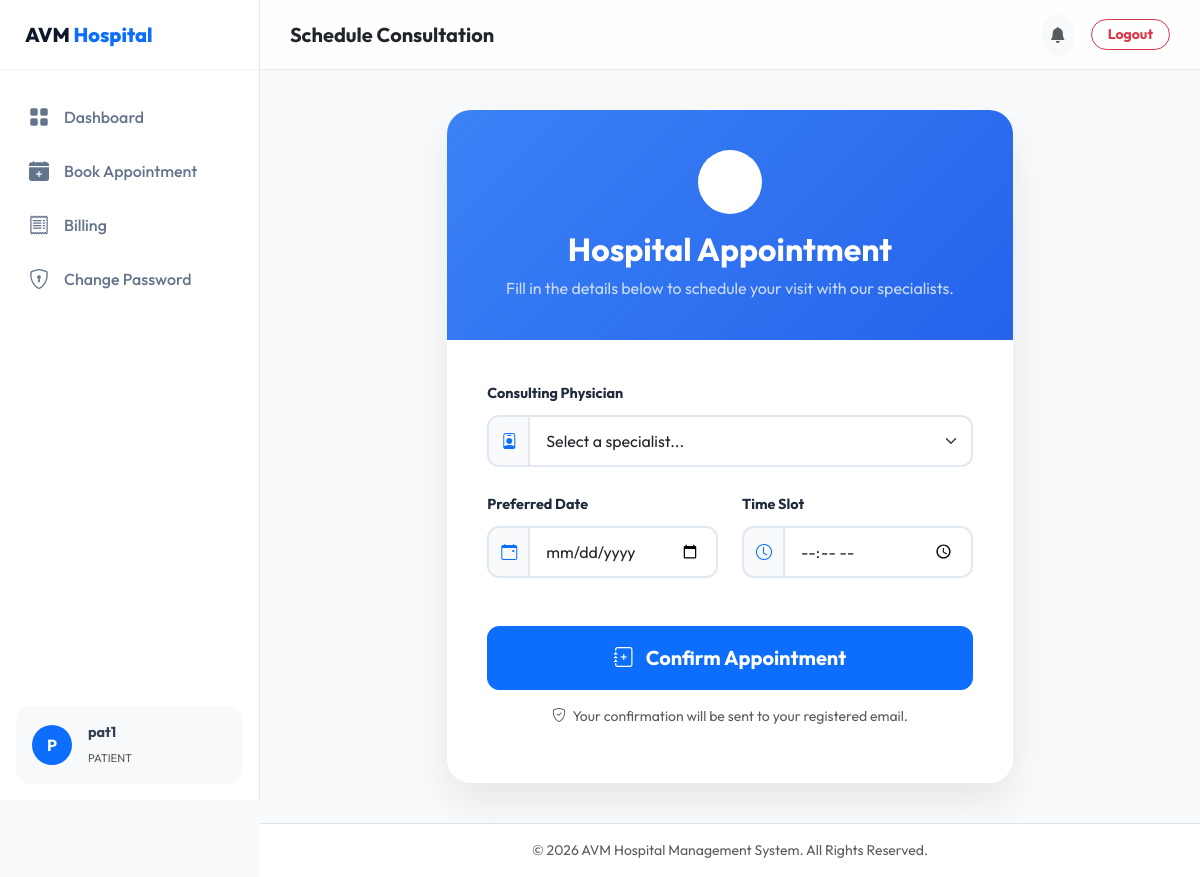
The app's page /appointment/book/ (signed in) with its own data.
### hospital/models.py (models this page shows, shortened)
class CustomUser(AbstractUser):
    ROLE_CHOICES = (
        ('doctor', 'Doctor'),
        ('patient', 'Patient'),
        ('pharmacist', 'Pharmacist'),
        ('lab_tech', 'Lab Technician'),
    )
    role = models.CharField(max_length=15, choices=ROLE_CHOICES, default='patient')
    phone_number = models.CharField(max_length=15, blank=True, null=True)
    full_name = models.CharField(max_length=255, blank=True, null=True)
    address = models.TextField(blank=True, null=True)

### hospital/views.py (the view, shortened to what this page needs)
# urls.py: path('appointment/book/', views.book_appointment, name='book_appointment'),
@login_required
def book_appointment(request):
    if request.user.role != 'patient':
        return redirect('dashboard')
    error = None
    success_msg = None
    doctors = MCP_Core.get_doctors(request.user)
    context = {
        'doctors': doctors,
        'error': error,
        'success_msg': success_msg
    }
    return render(request, 'book_appointment.html', context)

### hospital/mcp_core.py (called while the page is built)
    @staticmethod
    def _check_permission(user: CustomUser, required_role: str):
        if not user.is_authenticated:
            raise PermissionDenied("Authentication required.")
        if user.is_superuser:
            return True
        if required_role == 'doctor' and user.role not in ['doctor', 'pharmacist', 'lab_tech']:
            raise PermissionDenied("Clinical/Staff privileges required.")
        return True

    @classmethod
    def get_doctors(cls, user: CustomUser):
        cls._check_permission(user, 'patient')
        return Doctor.objects.filter(is_available=True).select_related('user', 'department')

### hospital/templates/book_appointment.html (shortened to what this page needs)
{% extends 'base.html' %}
{% block page_title %}Schedule Consultation{% endblock %}
{% block content %}
<div class="row justify-content-center">
    <div class="col-lg-10 col-xl-8">
        <div class="booking-card">
            <div class="booking-header">
                <div class="rounded-circle bg-white bg-opacity-20 d-inline-flex align-items-center justify-content-center mb-3"
                    style="width: 64px; height: 64px;">
                    <i class="bi bi-calendar-heart fs-2"></i>
                </div>
                <h2 class="fw-bold mb-2">Hospital Appointment</h2>
                <p class="mb-0 opacity-75">Fill in the details below to schedule your visit with our specialists.</p>
            </div>
            <div class="booking-body">
                {% if success_msg %}
                <div class="text-center py-4">
                    <div class="rounded-circle bg-success-subtle text-success d-inline-flex align-items-center justify-content-center mb-4"
                        style="width: 80px; height: 80px;">
                        <i class="bi bi-check-lg fs-1"></i>
                    </div>
                    <h3 class="fw-bold text-dark mb-3">Booking Confirmed!</h3>
                    <p class="text-muted mb-4">{{ success_msg }}</p>
                    <div class="d-grid gap-2">
                        <a href="{% url 'patient_dashboard' %}" class="btn btn-primary btn-premium py-3">
                            <i class="bi bi-speedometer2 me-2"></i> Return to Dashboard
                        </a>
                        <a href="{% url 'book_appointment' %}" class="btn btn-light btn-premium py-3">Schedule
                            Another</a>
                    </div>
                </div>
                {% else %}
                <form method="post" class="needs-validation">
                    <div class="row g-4">
                        <div class="col-12">
                            <label for="doctor" class="form-label">Consulting Physician</label>
                            <div class="input-group">
                                <span class="input-group-text"><i class="bi bi-person-badge text-primary"></i></span>
                                <select name="doctor" id="doctor" class="form-select" required>
                                    <option value="" disabled selected>Select a specialist...</option>
                                </select>
                            </div>
                        </div>
                        <div class="col-md-6">
                            <label for="date" class="form-label">Preferred Date</label>
                            <div class="input-group">
                                <span class="input-group-text"><i class="bi bi-calendar-event text-primary"></i></span>
                                <input type="date" name="date" id="date" class="form-control" required
                                    min="{{ current_date }}">
                            </div>
                        </div>
                        <div class="col-md-6">
                            <label for="time" class="form-label">Time Slot</label>
                            <div class="input-group">
                                <span class="input-group-text"><i class="bi bi-clock text-primary"></i></span>
                                <input type="time" name="time" id="time" class="form-control" required>
                            </div>
                        </div>
                        <div class="col-12 mt-5">
                            <button type="submit" class="btn btn-primary btn-premium w-100 py-3 fs-5 fw-bold">
                                <i class="bi bi-journal-plus me-2"></i> Confirm Appointment
                            </button>
                            <p class="text-center text-muted small mt-3">
                                <i class="bi bi-shield-check me-1"></i> Your confirmation will be sent to your
                                registered email.
                            </p>
                        </div>
                    </div>
                </form>
                {% endif %}
            </div>
        </div>
    </div>
</div>
{% endblock %}

### hospital/templates/base.html (shortened to what this page needs)
{% load static %}
<!DOCTYPE html>
<html lang="en">
<head>
    <link href="https://cdn.jsdelivr.net/npm/bootstrap@5.3.0/dist/css/bootstrap.min.css" rel="stylesheet">
    <link rel="stylesheet" href="https://cdn.jsdelivr.net/npm/bootstrap-icons@1.10.5/font/bootstrap-icons.css">
</head>
<body>
    <aside class="sidebar" id="sidebar">
        <div class="sidebar-header">
            <a href="{% url 'home' %}" class="sidebar-brand">AVM <span>Hospital</span></a>
        </div>
        <div class="sidebar-nav">
            <a href="{% url 'dashboard' %}"
                class="nav-link-custom {% if request.resolver_match.url_name == 'dashboard' %}active{% endif %}">
                <i class="bi bi-grid-fill"></i> Dashboard
            </a>
            {% if request.user.role == 'doctor' %}
            <a href="{% url 'all_doctor_appointments' %}"
                class="nav-link-custom {% if request.resolver_match.url_name == 'all_doctor_appointments' %}active{% endif %}">
                <i class="bi bi-calendar-event"></i> Appt. History
            </a>
            <a href="{% url 'ward_status' %}" class="nav-link-custom">
                <i class="bi bi-door-open-fill"></i> Ward Status
            </a>
            {% elif request.user.role == 'patient' %}
            <a href="{% url 'book_appointment' %}" class="nav-link-custom">
                <i class="bi bi-calendar-plus-fill"></i> Book Appointment
            </a>
            <a href="{% url 'view_bills' %}" class="nav-link-custom">
                <i class="bi bi-receipt"></i> Billing
            </a>
            {% elif request.user.role == 'lab_tech' %}
            <a href="{% url 'lab_dashboard' %}" class="nav-link-custom">
                <i class="bi bi-microscope-fill"></i> Lab Tasks
            </a>
            {% endif %}
            <a href="{% url 'password_change' %}"
                class="nav-link-custom {% if request.resolver_match.url_name == 'password_change' %}active{% endif %}">
                <i class="bi bi-shield-lock"></i> Change Password
            </a>
        </div>
        <div class="p-3">
            <div class="bg-light p-3 rounded-4 d-flex align-items-center">
                <div class="flex-shrink-0">
                    <div class="rounded-circle bg-primary text-white d-flex align-items-center justify-content-center"
                        style="width: 40px; height: 40px;">
                        <span class="fw-bold">{{ request.user.username|make_list|first|upper }}</span>
                    </div>
                </div>
                <div class="flex-grow-1 ms-3 overflow-hidden">
                    <p class="mb-0 fw-bold text-truncate" style="font-size: 0.9rem;">
                        {{ request.user.full_name|default:request.user.username }}</p>
                    <small class="text-muted text-uppercase" style="font-size: 0.7rem;">
                        {{ request.user.get_role_display|default:request.user.role }}</small>
                </div>
            </div>
        </div>
    </aside>
    <div class="main-wrapper">
        <header class="main-header">
            <h5 class="mb-0 fw-bold text-dark d-none d-md-block">{% block page_title %}Dashboard{% endblock %}</h5>
            <div class="d-flex align-items-center gap-3">
                <div class="dropdown">
                    <button class="btn btn-light rounded-circle p-2" type="button" data-bs-toggle="dropdown">
                        <i class="bi bi-bell-fill text-muted"></i>
                    </button>
                </div>
                <form method="post" action="{% url 'logout' %}">
                    <button type="submit"
                        class="btn btn-outline-danger btn-sm rounded-pill px-3 fw-bold">Logout</button>
                </form>
            </div>
        </header>
        <main class="content-body">
            {% block content %}{% endblock %}
        </main>
        <footer class="footer mt-auto py-3 bg-white border-top text-center text-muted small">
            <p class="mb-0">© 2026 AVM Hospital Management System. All Rights Reserved.</p>
        </footer>
    </div>
</body>
</html>

### hospital/templates/base.html (style rules this page uses)
:root { --primary-color: #0d6efd; --secondary-color: #198754; --accent-color: #6366f1; --dark-blue: #0f172a; --sidebar-width: 260px; --header-height: 70px; --card-shadow: 0 10px 30px rgba(0, 0, 0, 0.04); --transition: all 0.3s cubic-bezier(0.4, 0, 0.2, 1); }
body { font-family: 'Outfit', sans-serif; background-color: #f8fafc; color: #334155; min-height: 100vh; overflow-x: hidden; }
.sidebar { width: var(--sidebar-width); height: 100vh; position: fixed; top: 0; left: 0; background-color: white; border-right: 1px solid #e2e8f0; z-index: 1000; transition: var(--transition); display: flex; flex-direction: column; }
.sidebar-header { height: var(--header-height); display: flex; align-items: center; padding: 0 25px; border-bottom: 1px solid #f1f5f9; }
.sidebar-brand { font-weight: 800; font-size: 1.25rem; color: var(--dark-blue); text-decoration: none; }
.sidebar-brand span { color: var(--primary-color); }
.sidebar-nav { padding: 20px 0; flex-grow: 1; }
.nav-link-custom { display: flex; align-items: center; padding: 12px 25px; color: #64748b; text-decoration: none; font-weight: 500; transition: var(--transition); border-left: 4px solid transparent; }
.nav-link-custom i { font-size: 1.25rem; margin-right: 15px; }
.main-wrapper { margin-left: var(--sidebar-width); transition: var(--transition); min-height: 100vh; display: flex; flex-direction: column; }
.main-header { height: var(--header-height); background: rgba(255, 255, 255, 0.8); backdrop-filter: blur(10px); border-bottom: 1px solid #e2e8f0; display: flex; align-items: center; justify-content: space-between; padding: 0 30px; position: sticky; top: 0; z-index: 900; }
.content-body { padding: 40px; flex-grow: 1; }
.btn-premium { padding: 10px 24px; border-radius: 12px; font-weight: 600; transition: var(--transition); }

### hospital/templates/book_appointment.html (style rules this page uses)
.booking-card { max-width: 800px; margin: 0 auto; border-radius: 24px; overflow: hidden; border: none; box-shadow: 0 20px 40px rgba(0, 0, 0, 0.08); }
.booking-header { background: linear-gradient(135deg, #3b82f6 0%, #2563eb 100%); color: white; padding: 40px; text-align: center; }
.booking-body { background: white; padding: 40px; }
.form-label { font-weight: 700; color: #1e293b; font-size: 0.9rem; margin-bottom: 10px; }
.form-control, .form-select { border-radius: 12px; padding: 12px 16px; border: 2px solid #e2e8f0; transition: var(--transition); }
.input-group-text { border-radius: 12px 0 0 12px; background-color: #f8fafc; border: 2px solid #e2e8f0; border-right: none; }
.input-group>.form-control { border-radius: 0 12px 12px 0; }

### records on screen
CustomUser: user.username|make_list "P", user.full_name "pat1", user.role "PATIENT"
